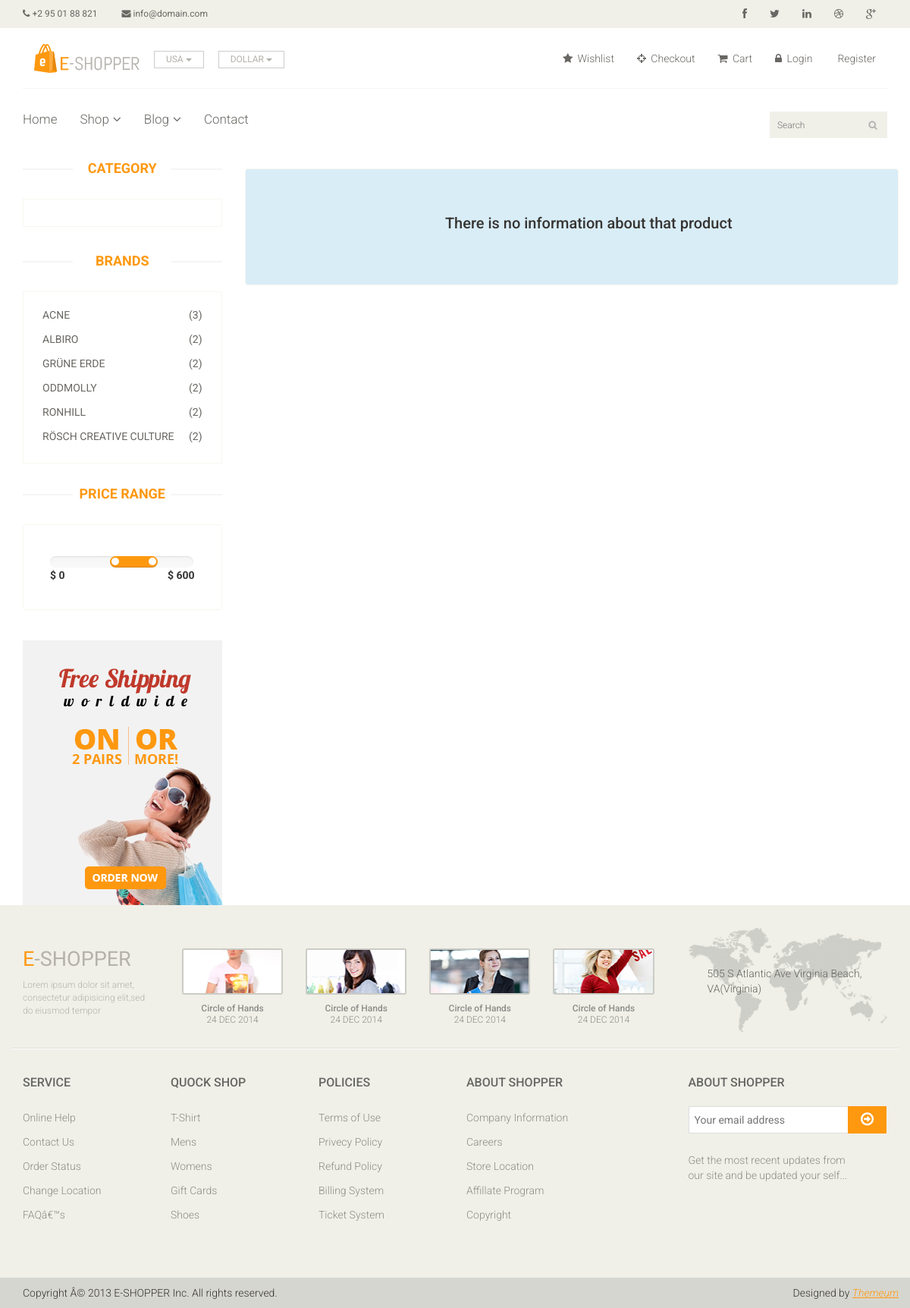
Screenshot of /views/product-details.php with the database file from the repository.
### tables this page shows
CREATE TABLE `brands` (
  `id` int(10) UNSIGNED NOT NULL,
  `name_en` varchar(50) NOT NULL,
  `name_ar` varchar(50) DEFAULT NULL,
  `image` varchar(255) NOT NULL DEFAULT 'default.jpg',
  `status` tinyint(1) DEFAULT 1 COMMENT '0 is not available 1 exsts',
  `created_at` timestamp NOT NULL DEFAULT current_timestamp(),
  `updated_at` timestamp NOT NULL DEFAULT current_timestamp() ON UPDATE current_timestamp()
);

### app/models/db/database.php (called while the page is built, shortened)
<?php
class database{
    private $dbname='e-commerce';
    private $hostname='localhost';
    private $user='root';
    private $password='';
    private $connect;
    function __construct(){
        $this->connect=new mysqli($this->hostname,$this->user,$this->password,$this->dbname);
    }
    public function runDQL($query){
        $res=$this->connect->query($query);
        if($res->num_rows >0)
        return $res;
        else return [];
    }
}
?>

### app/controllers/ShopClass.php (called while the page is built, shortened)
<?php
include_once __DIR__."/../models/Brand.php";
class Shop extends sess {
        public static function getBrand(){
            $brand=new brand;
            $Allbrands=$brand->select();
            if($Allbrands){
               return ($Allbrands->fetch_all(MYSQLI_ASSOC));
            }
            else{
                return [] ;
            }
    }
}
?>

### app/models/Brand.php (called while the page is built, shortened)
<?php
include_once "db/database.php";
class Brand extends database implements operations{
     public function select(){
        $query="select count(`products`.`id`) AS `product_count`,
        `brands`.`name_en` AS `brand_name`,
        `brands`.`id` AS `brand_id`
        from `products` join `brands`
        on `products`.`brand_id` = `brands`.`id`
        group by  `brand_id`
        order by `brand_name`";
        return ($this->runDQL($query));
     }
}
?>

### views/product-details.php (the view, shortened to what this page needs)
<?php
include_once "layouts/header.php";
include_once "layouts/nav.php";
include_once "../app/controllers/ShopClass.php";
?>
	<section>
		<div class="container">
			<div class="row">
				<div class="col-sm-3">
				<div class="left-sidebar">
					<h2>Category</h2>
					<div class="panel-group category-products" id="accordian">
					</div>
					<div class="brands_products">
						<h2>Brands</h2>
						<div class="brands-name">
							<ul class="nav nav-pills nav-stacked">
								<?php
								 $brands=Shop::getBrand();
								 if($brands){
									 foreach($brands as $key=>$brand){
										 ?>
								<li><a href="../routes/route.php?brand=<?=$brand['brand_id']?>"> <span class="pull-right">(<?=$brand['product_count']?>)</span><?=$brand['brand_name']?></a></li>
								 <?php } }
								 else {
								?>
								<li><a href=""> <span class="pull-right"></span>No Brands</a></li>
								<?php
								 }?>
							</ul>
						</div>
					</div>
					<div class="price-range">
						<h2>Price Range</h2>
						<div class="well">
							<input type="text" class="span2" value="" data-slider-min="0" data-slider-max="600" data-slider-step="5" data-slider-value="[250,450]" id="sl2"><br />
							<b>$ 0</b> <b class="pull-right">$ 600</b>
						</div>
					</div>
					<div class="shipping text-center">
						<img src="../assests/images/home/shipping.jpg" alt="" />
					</div>
				</div>
				</div>
				<div class="col-sm-9 padding-right">
					<div class="product-details">
							<?php
							if(isset($_SESSION['product'])){
								Singleproduct::increaseview($_SESSION['product']->id)
								?>
								<div class="col-sm-5">
							<div class="view-product">
								<img src="../assests/images/shop/<?=$_SESSION['product']->image?>" alt="" />
								<h3>ZOOM</h3>
							</div>
							<div id="similar-product" class="carousel slide" data-ride="carousel">
								    <div class="carousel-inner">
										<div class="item active">
										  <a href=""><img src="../assests/images/product-details/similar1.jpg" alt=""></a>
										  <a href=""><img src="../assests/images/product-details/similar2.jpg" alt=""></a>
										  <a href=""><img src="../assests/images/product-details/similar3.jpg" alt=""></a>
										</div>
										<div class="item">
										  <a href=""><img src="../assests/images/product-details/similar1.jpg" alt=""></a>
										  <a href=""><img src="../assests/images/product-details/similar2.jpg" alt=""></a>
										  <a href=""><img src="../assests/images/product-details/similar3.jpg" alt=""></a>
										</div>
										<div class="item">
										  <a href=""><img src="../assests/images/product-details/similar1.jpg" alt=""></a>
										  <a href=""><img src="../assests/images/product-details/similar2.jpg" alt=""></a>
										  <a href=""><img src="../assests/images/product-details/similar3.jpg" alt=""></a>
										</div>
									</div>
								  <a class="left item-control" href="#similar-product" data-slide="prev">
									<i class="fa fa-angle-left"></i>
								  </a>
								  <a class="right item-control" href="#similar-product" data-slide="next">
									<i class="fa fa-angle-right"></i>
								  </a>
							</div>
						</div>
						<div class="col-sm-7">
								<div class="product-information">
								<?php
								if($_SESSION['product']->cond == 'new')
								echo('<img src="../assests/images/product-details/new.jpg" class="newarrival" alt="" />');
								?>
								<h2><?=$_SESSION['product']->details_en?></h2>
								<p>Web ID: <?=$_SESSION['product']->id?></p>
								<img src="../assests/images/product-details/rating.png" alt="" />
								<div>
									<span style='font-size:bold;color:orange;'> <?=$_SESSION['product']->price?>LE</span>
									<form method='POST' action='../routes/route.php'>
									<label>Quantity:</label>
									<input type='hidden' name='productId' value="<?=$_SESSION['product']->id?>">
									<input type='hidden' name='user_id' value="<?=$_SESSION['user']->id?>">
									<input type="text" name='quantity'  value="" />
									<input type="submit" name ='cart' class="btn btn-fefault cart" value="Add to cart">
										<!-- <i class="fa fa-shopping-cart"></i>
										Add to cart -->
									</form>
							</div>
								<p><b>Availability:</b> <?=
								($_SESSION['product']->amount >0)?"In Stock":"Out of Stock";?></p>
								<p><b>Condition:</b> <?=
								($_SESSION['product']->cond == 'new')?"New":"";?></p>
								<p><b>Brand:</b> <?=$_SESSION['product']->brand_name?></p>
								<a href=""><img src="../assests/images/product-details/share.png" class="share img-responsive"  alt="" /></a>
							</div>
							</div>
					</div>
					<div class="category-tab shop-details-tab">
						<div class="col-sm-12">
							<ul class="nav nav-tabs">
								<li><a href="#details" data-toggle="tab">Details</a></li>
								<li><a href="#companyprofile" data-toggle="tab">Company Profile</a></li>
								<li><a href="#tag" data-toggle="tab">Tag</a></li>
								<li class="active"><a href="#reviews" data-toggle="tab">Reviews (<?php
								$reviewData=Singleproduct::getReview($_SESSION['product']->id);
								if($reviewData) echo $reviewData->review_number;
								else echo "0";
								?>)</a></li>
							</ul>
						</div>
						<div class="tab-content">
							<div class="tab-pane fade" id="details" >
								<div class="col-sm-3">
									<div class="product-image-wrapper">
										<div class="single-products">
											<div class="productinfo text-center">
												<img src="../assests/images/home/gallery1.jpg" alt="" />
												<h2>$56</h2>
												<p>Easy Polo Black Edition</p>
												<button type="button" class="btn btn-default add-to-cart"><i class="fa fa-shopping-cart"></i>Add to cart</button>
											</div>
										</div>
									</div>
								</div>
								<div class="col-sm-3">
									<div class="product-image-wrapper">
										<div class="single-products">
											<div class="productinfo text-center">
												<img src="../assests/images/home/gallery2.jpg" alt="" />
												<h2>$56</h2>
												<p>Easy Polo Black Edition</p>
												<button type="button" class="btn btn-default add-to-cart"><i class="fa fa-shopping-cart"></i>Add to cart</button>
											</div>
										</div>
									</div>
								</div>
								<div class="col-sm-3">
									<div class="product-image-wrapper">
										<div class="single-products">
											<div class="productinfo text-center">
												<img src="../assests/images/home/gallery3.jpg" alt="" />
												<h2>$56</h2>
												<p>Easy Polo Black Edition</p>
												<button type="button" class="btn btn-default add-to-cart"><i class="fa fa-shopping-cart"></i>Add to cart</button>
											</div>
										</div>
									</div>
								</div>
								<div class="col-sm-3">
									<div class="product-image-wrapper">
										<div class="single-products">
											<div class="productinfo text-center">
												<img src="../assests/images/home/gallery4.jpg" alt="" />
												<h2>$56</h2>
												<p>Easy Polo Black Edition</p>
												<button type="button" class="btn btn-default add-to-cart"><i class="fa fa-shopping-cart"></i>Add to cart</button>
											</div>
										</div>
									</div>
								</div>
							</div>
							<div class="tab-pane fade" id="companyprofile" >
								<div class="col-sm-3">
									<div class="product-image-wrapper">
										<div class="single-products">
											<div class="productinfo text-center">
												<img src="../assests/images/home/gallery1.jpg" alt="" />
												<h2>$56</h2>
												<p>Easy Polo Black Edition</p>
												<button type="button" class="btn btn-default add-to-cart"><i class="fa fa-shopping-cart"></i>Add to cart</button>
											</div>
										</div>
									</div>
								</div>
								<div class="col-sm-3">
									<div class="product-image-wrapper">
										<div class="single-products">
											<div class="productinfo text-center">
												<img src="../assests/images/home/gallery3.jpg" alt="" />
												<h2>$56</h2>
												<p>Easy Polo Black Edition</p>
												<button type="button" class="btn btn-default add-to-cart"><i class="fa fa-shopping-cart"></i>Add to cart</button>
											</div>
										</div>
									</div>
								</div>
								<div class="col-sm-3">
									<div class="product-image-wrapper">
										<div class="single-products">
											<div class="productinfo text-center">
												<img src="../assests/images/home/gallery2.jpg" alt="" />
												<h2>$56</h2>
												<p>Easy Polo Black Edition</p>
												<button type="button" class="btn btn-default add-to-cart"><i class="fa fa-shopping-cart"></i>Add to cart</button>
											</div>
										</div>
									</div>
								</div>
								<div class="col-sm-3">
									<div class="product-image-wrapper">
										<div class="single-products">
											<div class="productinfo text-center">
												<img src="../assests/images/home/gallery4.jpg" alt="" />
												<h2>$56</h2>
												<p>Easy Polo Black Edition</p>
												<button type="button" class="btn btn-default add-to-cart"><i class="fa fa-shopping-cart"></i>Add to cart</button>
											</div>
										</div>
									</div>
								</div>
							</div>
							<div class="tab-pane fade" id="tag" >
								<div class="col-sm-3">
									<div class="product-image-wrapper">
										<div class="single-products">
											<div class="productinfo text-center">
												<img src="../assests/images/home/gallery1.jpg" alt="" />
												<h2>$56</h2>
												<p>Easy Polo Black Edition</p>
												<button type="button" class="btn btn-default add-to-cart"><i class="fa fa-shopping-cart"></i>Add to cart</button>
											</div>
										</div>
									</div>
								</div>
								<div class="col-sm-3">
									<div class="product-image-wrapper">
										<div class="single-products">
											<div class="productinfo text-center">
												<img src="../assests/images/home/gallery2.jpg" alt="" />
												<h2>$56</h2>
												<p>Easy Polo Black Edition</p>
												<button type="button" class="btn btn-default add-to-cart"><i class="fa fa-shopping-cart"></i>Add to cart</button>
											</div>
										</div>
									</div>
								</div>
								<div class="col-sm-3">
									<div class="product-image-wrapper">
										<div class="single-products">
											<div class="productinfo text-center">
												<img src="../assests/images/home/gallery3.jpg" alt="" />
												<h2>$56</h2>
												<p>Easy Polo Black Edition</p>
												<button type="button" class="btn btn-default add-to-cart"><i class="fa fa-shopping-cart"></i>Add to cart</button>
											</div>
										</div>
									</div>
								</div>
								<div class="col-sm-3">
									<div class="product-image-wrapper">
										<div class="single-products">
											<div class="productinfo text-center">
												<img src="../assests/images/home/gallery4.jpg" alt="" />
												<h2>$56</h2>
												<p>Easy Polo Black Edition</p>
												<button type="button" class="btn btn-default add-to-cart"><i class="fa fa-shopping-cart"></i>Add to cart</button>
											</div>
										</div>
									</div>
								</div>
							</div>
							<div class="tab-pane fade active in" id="reviews" >
								<div class="col-sm-12">
									<?php
									if($reviewData){
										 $reviews=Singleproduct::display($_SESSION['product']->id);
										 foreach($reviews as $key=>$review)	{
											 ?>
									<ul>
										<li><a href=""><i class="fa fa-user"></i><?=$review['username']?></a></li>
										<li><a href=""><i class="fa fa-clock-o"></i><?php
										  $created_atTime=(explode(" ",$review['created_at']))[1];
										  $hourCheck=explode(":", $created_atTime)[0];
										if($hourCheck >12){
											$uhr=$hourCheck-12;
											echo $uhr.":".explode(":", $created_atTime)[1]." PM";
										}
										else{
											echo  $hourCheck.":".explode(":", $created_atTime)[1]." AM";
										}
										?></a></li>
										<li><a href=""><i class="fa fa-calendar-o"></i><?=(explode(" ",$review['created_at']))[0]?></a></li>
									</ul>
									<p><?=$review['comment']?></p>
											 <?php
										 }
									}
									?>
									<p><b>Write Your Review</b></p>
									<form action="../routes/route.php" method='POST'>
										<span>
										   <input type="hidden" name='product_id' value="<?=$_SESSION['product']->id?>"/>
											<input type="email" name='email' placeholder="Email Address"/>
											<input type="number" name ='value' min="1" max="5" placeholder="Rate Value" style='margin-top:5px;'/>
											<?php
											if(isset($_SESSION['email']))
											echo $_SESSION['email'];
											if(isset($_SESSION['value']))
											echo $_SESSION['value'];
											?>
										</span>
										<textarea name="comment" ></textarea>
										<input type="submit" name="review"  class="btn btn-default pull-right">
									</form>
								</div>
							</div>
						</div>
					</div>
					<div class="recommended_items">
						<h2 class="title text-center">recommended items</h2>
						<div id="recommended-item-carousel" class="carousel slide" data-ride="carousel">
							<div class="carousel-inner">
								<div class="item active">
								<?php
								$products=Singleproduct::getRecommendedProducts($_SESSION['product']->id,$_SESSION['product']->subcategory_id);
					if($products){
						foreach($products as $key=>$product){
							?>
							<div class="col-sm-4">
						<div class="product-image-wrapper">
							<div class="single-products">
								<div class="productinfo text-center">
									<img src="../assests/images/shop/<?=$product['image']?>" alt=""/>
									<h2><?=$product['price']?>LE</h2>
									<p><?=$product['name_en']?></p>
									<a href="#" class="btn btn-default add-to-cart"><i class="fa fa-shopping-cart"></i>Add to cart</a>
									<a href="../routes/route.php?product_id=<?=$product['id']?>" class="btn btn-default add-to-cart"><i class="fa fa-shopping-cart"></i>Product Details</a>
								</div>
							</div>
						</div>
					</div>
							<?php
						}
					}
					else{
						?>
						<div class='text-center alert alert-info mb-3'>No Products</div>
						<?php
					}
					?>
								</div>
							</div>
						</div>
					</div>
							<?php
							}
							else{?>
							<div class="product-information mb-2 text-center alert alert-info">
							<h2 >There is no information about that product</h2>
					       </div>
							<?php
							}
							?>
				</div>
			</div>
		</div>
	</section>
	<?php include_once "layouts/footer.php";
	include_once "layouts/foot.php";
	?>

### rows the page displays
brands: product_count "3", name_en "ACNE"
brands: product_count "2", name_en "ALBIRO"
brands: product_count "2", name_en "GRÜNE ERDE"
brands: product_count "2", name_en "ODDMOLLY"
brands: product_count "2", name_en "RONHILL"
brands: product_count "2", name_en "RÖSCH CREATIVE CULTURE"
